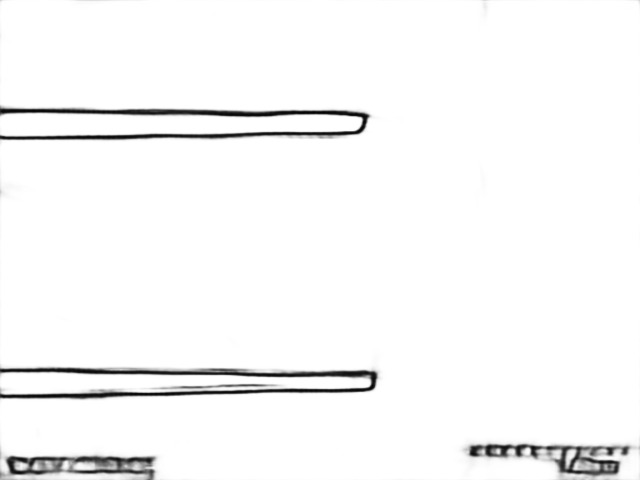
#> input picture BRIND2CLASSIC/fused/1.png, 1280 x 960 px, found by its file name (shown at 1/2 size); its folder holds only this picture in this run
$ python fuse_img.py
#> lines starting #> are read from the running program, lines starting #| are printed output that depends on the picture; after the words box and inside, x2 and y2 are one past the last pixel; in counts of white or black regions, pixels touching at a corner belong together
import cv2
import os
import numpy as np
import glob
from glob import glob
import os

# [68 lines of commented-out code are left out]
def fusemask(mask_dir,images_dir, save_dir, kernel, setting):
#> called with images_dir = '/home/dung/Project/LDC/data', save_dir = '/home/dung/Project/LDC/demo_500', kernel = array of shape (3, 3)
    save_dir_setting = save_dir + '/' + setting
    # os.mkdir(save_dir_setting)
    for i,m in enumerate(os.listdir(mask_dir)):
        print(m)
        mask_path = mask_dir + '/' + m
        img_path = images_dir + '/' + m[:-4] + '.JPG'
        # print(img_path)
        # print(mask_path)
        img_mask = cv2.imread(f"{mask_path}", cv2.COLOR_BGR2GRAY)  # Read image
#> img_mask is the input picture: shape (960, 1280); min 1, max 255, mean 247.2
        # break
        img = cv2.imread(f"{img_path}")
        original = cv2.imread(f"{img_path}")
        # print(img_mask)
        img_mask[img_mask < 220] = 0
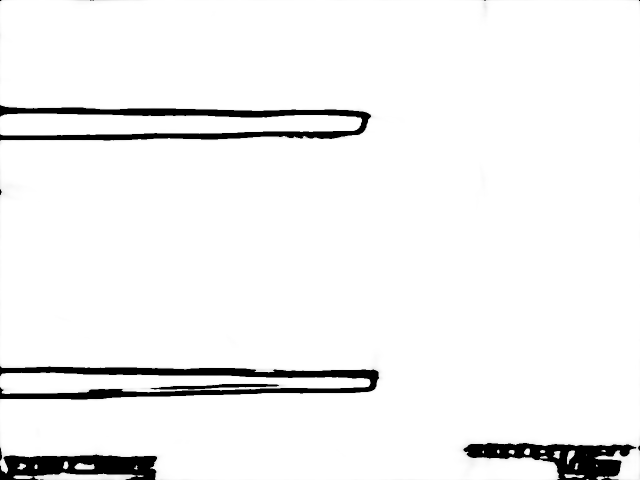
#> img_mask: shape (960, 1280) (shown at 1/2 size); 5.01% of pixels changed, all inside (x1, y1, x2, y2) = (0, 0, 1280, 960)
        img_mask[img_mask >= 220] = 255
#> img_mask: shape (960, 1280); 95% white; 14 black regions (6 under 20 px), largest, box (x1, y1, x2, y2) and area: (0, 733, 758, 799) 18691, (0, 210, 742, 281) 17264, (927, 886, 1273, 960) 12675
        # edge_map[edge_map < 100] = 0
        # edge_map[edge_map >= 100] = 255
        dilate_mask = cv2.dilate(img_mask, kernel, iterations=1)
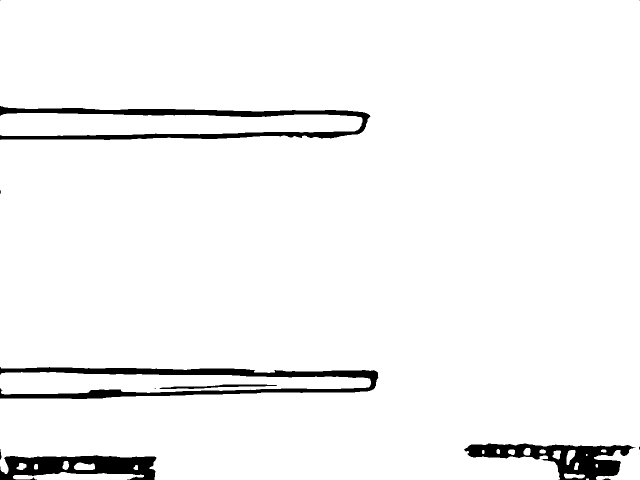
#> dilate_mask: shape (960, 1280) (shown at 1/2 size); 95.8% white; 12 black regions (5 under 20 px), largest, box (x1, y1, x2, y2) and area: (0, 734, 757, 798) 15453, (0, 212, 741, 280) 14110, (928, 887, 1271, 960) 10984
        height, width  = img_mask.shape
#> height = 960; width = 1280
        for i in range(height):
            for j in range(width):
                # Get the pixel values at (i, j)
                # print(edge_map[i,j])
                if dilate_mask[i,j] == 0:
                    img[i,j,0] = 255
                    img[i,j,1] = 0
                    img[i,j,2] = 0
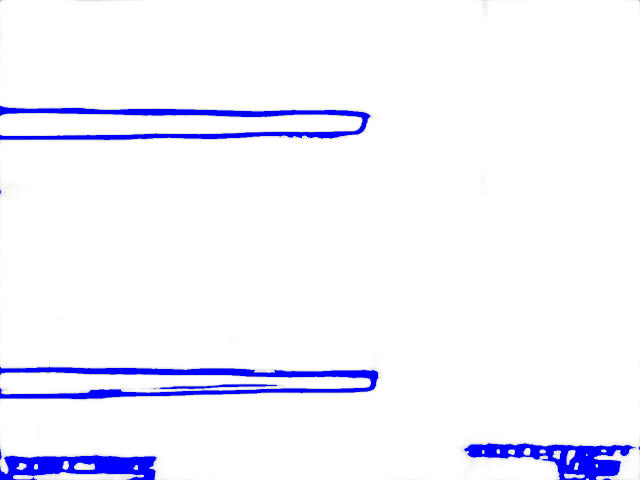
#> img: shape (960, 1280, 3) (shown at 1/2 size); 4.2% of pixels changed, all inside (x1, y1, x2, y2) = (0, 0, 1280, 960)
        im_o = cv2.hconcat([original, img])
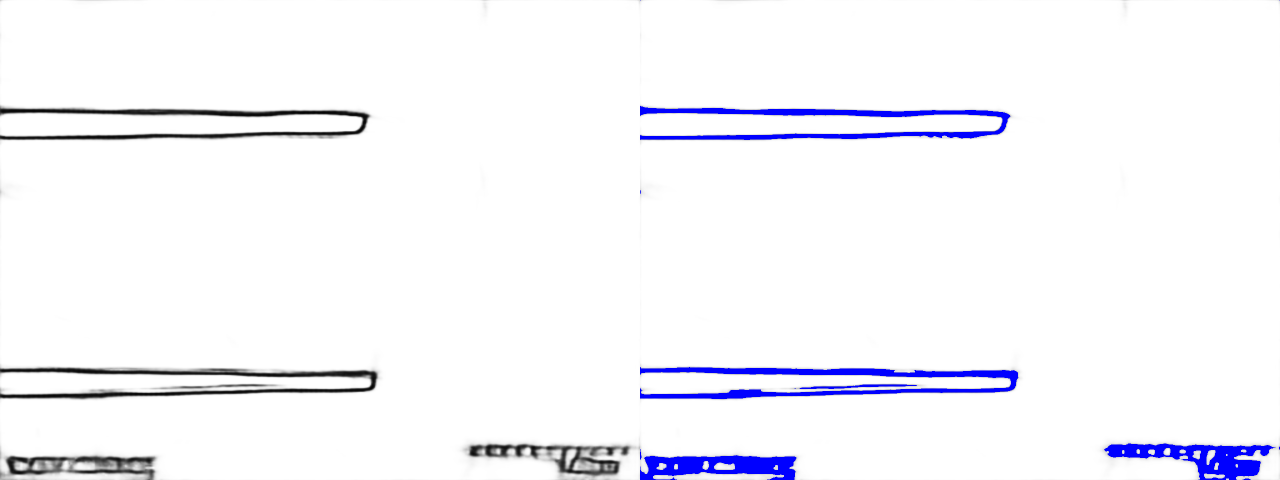
#> im_o: shape (960, 2560, 3) (shown at 1/2 size); mean B, G, R 250.6, 245.3, 245.3
        print(save_dir_setting)
        save_path = save_dir_setting  + '/' + m
        # cv2.imwrite(save_path, im_o)
        cv2.imshow('dilate',img)
        cv2.waitKey(0)
        # dilate_mask = cv2.dilate(thresh_img, kernel, iterations=1)
        # contours, hierarchy = cv2.findContours(dilate_mask, cv2.RETR_LIST,mode)


# [45 lines left out: function post_processing, not called in this run]
        # cv2.imshow('test', im_o)
        # cv2.waitKey(0)
        # cv2.imwrite(save_path, im_o)


if __name__ == "__main__":
    # kernel_cus = np.array([[0,0,0,0,0],[0,0,0,0,0],[0,0,255,0,0],[0,0,0,0,0],[0,0,0,0,0]])
    kernels1 = [np.ones((3,3), np.uint8), np.ones((4,4), np.uint8), np.ones((5,5), np.uint8)]
    model = 'B4Sem' # b4SEM
    modes = [cv2.CHAIN_APPROX_NONE , cv2.CHAIN_APPROX_SIMPLE, cv2.CHAIN_APPROX_TC89_L1,cv2.CHAIN_APPROX_TC89_KCOS]
    thresh = 250
    thickness= [1,2]
    con_threshs = [300,400,500]

    mask_dir = "/home/dung/Project/LDC/result_stage1/check_0805/B8_720_960_m60/fused"
    image_dir = "/home/dung/Project/LDC/data"
    save_dir ="/home/dung/Project/LDC/demo_500"
    # [7 lines of commented-out code are left out]

    line_width = 1
    kernel1 = np.ones((3,3), np.uint8)
    mode = cv2.CHAIN_APPROX_NONE
    con_thresh = 300
    # setting = f'{model}_thickness{line_width}_kernelshape{kernel1.shape}_mode{mode}_{con_thresh}_no_circle_loop'
    setting = f'{model}_kernelshape{kernel1.shape}_fuse_directly_thresh250'
    # setting = f'{model}_thickness{line_width}_nodilate_mode{mode}_{con_thresh}_no_circle_loop'
    # post_processing(mask_dir=mask_dir, images_dir= image_dir,save_dir= save_dir, thresh=thresh, kernel= kernel1,setting=setting,line_width= 1, mode= cv2.CHAIN_APPROX_TC89_L1, con_thresh = con_thresh)
    fusemask(mask_dir=mask_dir, images_dir= image_dir,save_dir= save_dir, kernel= kernel1,setting=setting)

$ run again, on BRIND2CLASSIC/fused/13.png
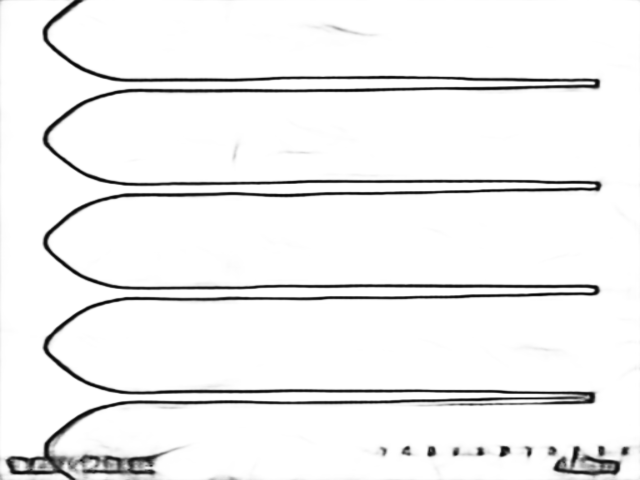
#> input picture BRIND2CLASSIC/fused/13.png, 1280 x 960 px, found by its file name (shown at 1/2 size)
#> in fusemask, img_mask is the input picture: shape (960, 1280); min 1, max 255, mean 241.2
#> dilate_mask: shape (960, 1280); 93.7% white; 24 black regions (10 under 20 px), largest, box (x1, y1, x2, y2) and area: (10, 0, 1204, 960) 69818, (1106, 891, 1244, 956) 4580, (998, 892, 1022, 914) 373
#> after the loop in fusemask, `for i in range(height):`:
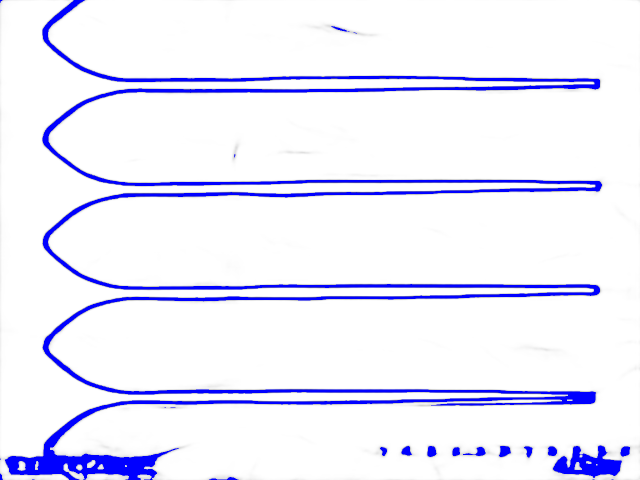
#> img: shape (960, 1280, 3) (shown at 1/2 size); 6.28% of pixels changed, all inside (x1, y1, x2, y2) = (0, 0, 1260, 960)
#> in fusemask, `im_o = cv2.hconcat([original, img])`:
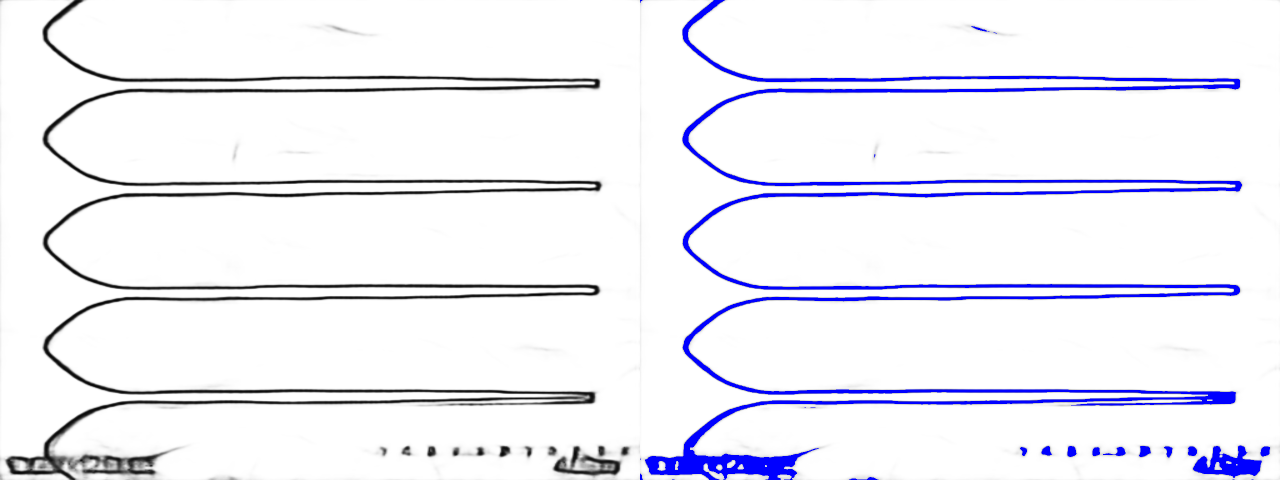
#> im_o: shape (960, 2560, 3) (shown at 1/2 size); mean B, G, R 247.1, 239, 239

$ run again, on BRIND2CLASSIC/fused/14.png
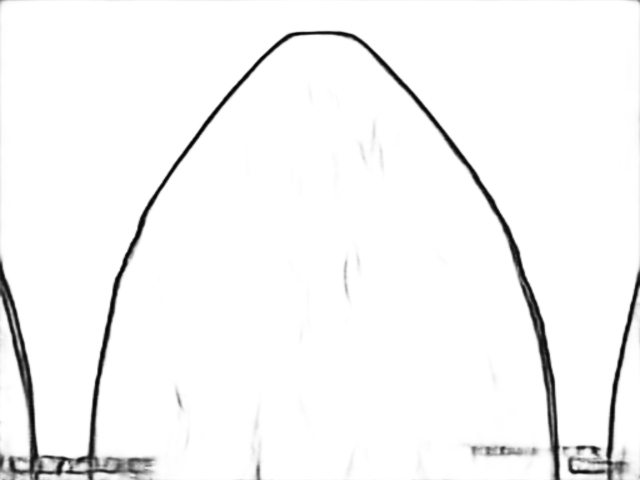
#> input picture BRIND2CLASSIC/fused/14.png, 1280 x 960 px, found by its file name (shown at 1/2 size)
#> in fusemask, img_mask is the input picture: shape (960, 1280); min 1, max 255, mean 246.4
#> dilate_mask: shape (960, 1280); 95.6% white; 16 black regions (5 under 20 px), largest, box (x1, y1, x2, y2) and area: (0, 62, 1122, 960) 42875, (1135, 528, 1280, 960) 8049, (941, 891, 1077, 913) 1957
#> after the loop in fusemask, `for i in range(height):`:
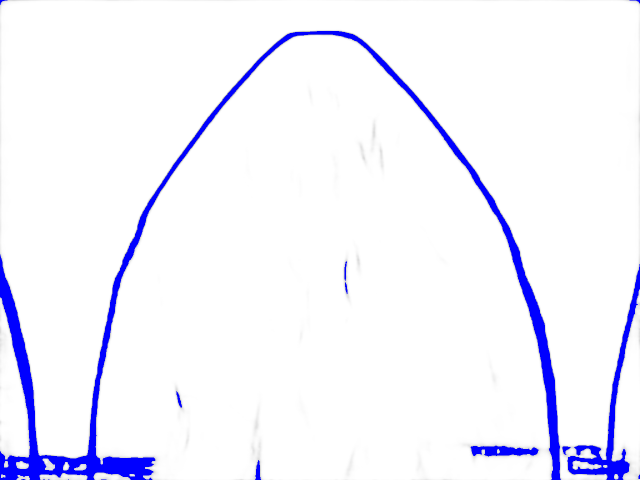
#> img: shape (960, 1280, 3) (shown at 1/2 size); 4.37% of pixels changed, all inside (x1, y1, x2, y2) = (0, 0, 1280, 960)
#> in fusemask, `im_o = cv2.hconcat([original, img])`:
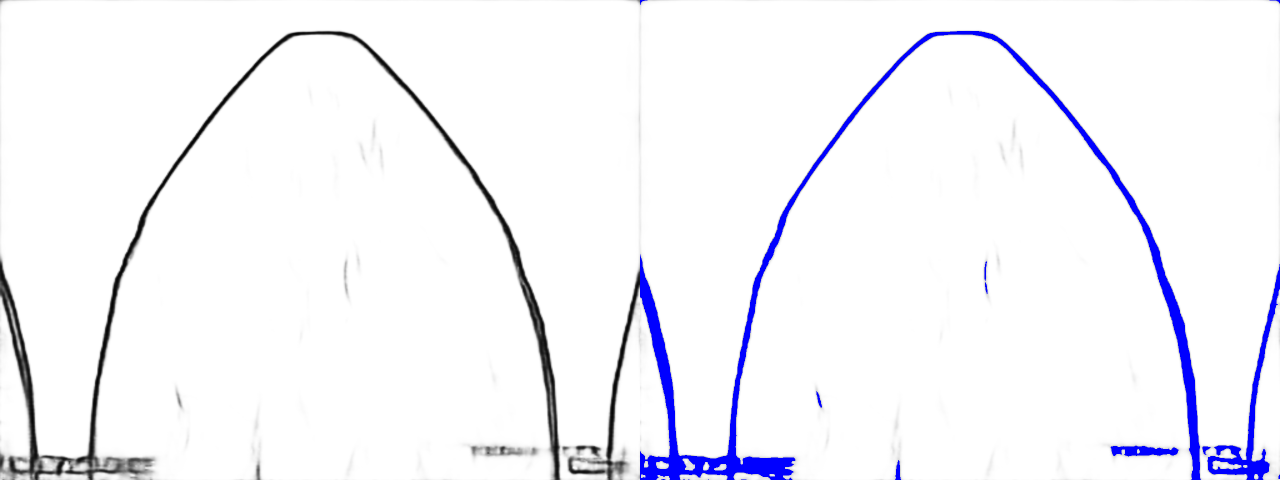
#> im_o: shape (960, 2560, 3) (shown at 1/2 size); mean B, G, R 250.2, 244.6, 244.6

$ run again, on BRIND2CLASSIC/fused/15.png
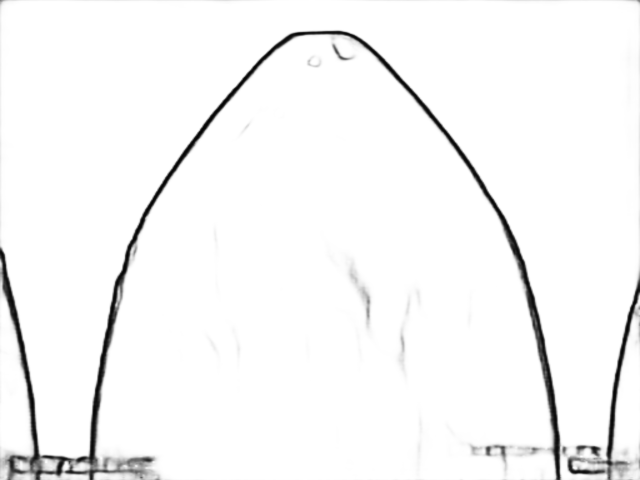
#> input picture BRIND2CLASSIC/fused/15.png, 1280 x 960 px, found by its file name (shown at 1/2 size)
#> in fusemask, img_mask is the input picture: shape (960, 1280); min 2, max 255, mean 246.9
#> dilate_mask: shape (960, 1280); 95.9% white; 24 black regions (11 under 20 px), largest, box (x1, y1, x2, y2) and area: (0, 61, 1134, 960) 40271, (1135, 537, 1280, 960) 7871, (970, 889, 1015, 938) 689
#> after the loop in fusemask, `for i in range(height):`:
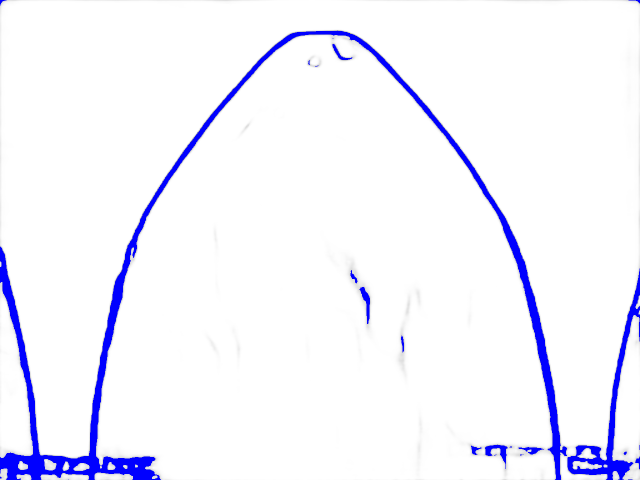
#> img: shape (960, 1280, 3) (shown at 1/2 size); 4.13% of pixels changed, all inside (x1, y1, x2, y2) = (0, 0, 1280, 960)
#> in fusemask, `im_o = cv2.hconcat([original, img])`:
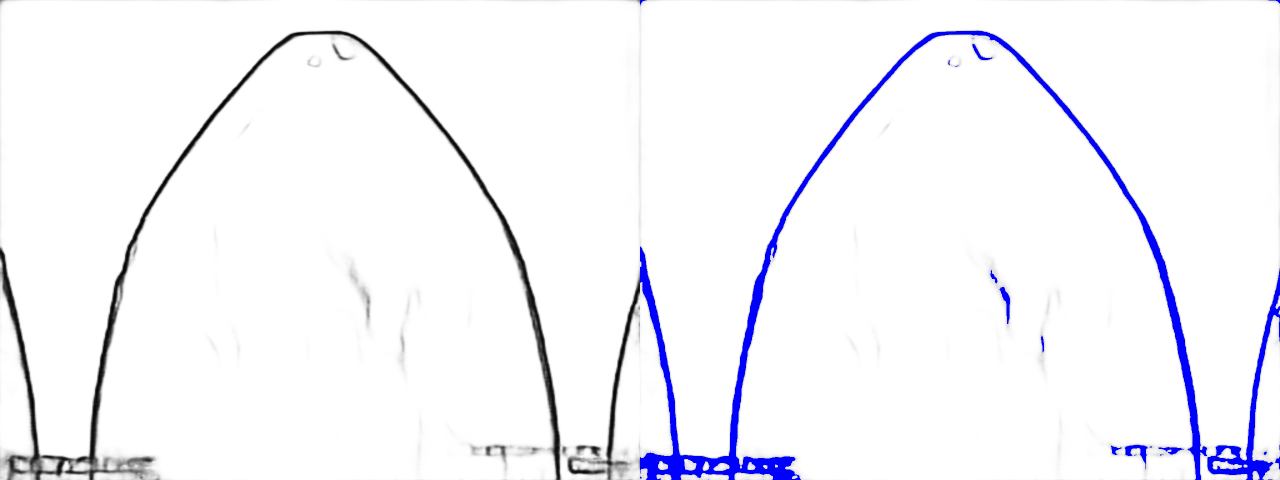
#> im_o: shape (960, 2560, 3) (shown at 1/2 size); mean B, G, R 250.4, 245.1, 245.1

$ run again, on BRIND2CLASSIC/fused/10.png
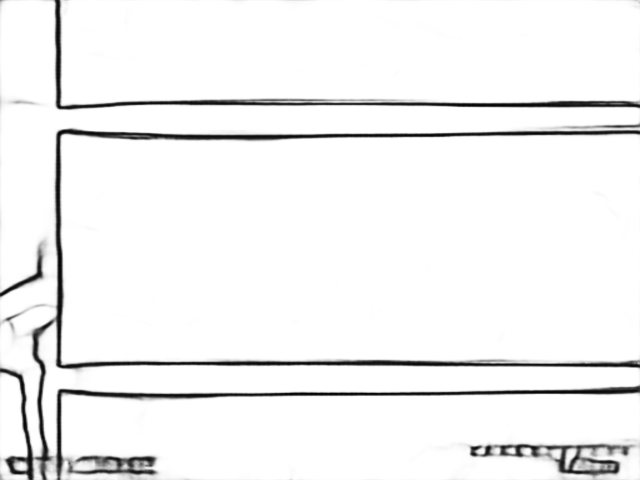
#> input picture BRIND2CLASSIC/fused/10.png, 1280 x 960 px, found by its file name (shown at 1/2 size)
#> in fusemask, img_mask is the input picture: shape (960, 1280); min 1, max 255, mean 242.3
#> dilate_mask: shape (960, 1280); 93.7% white; 18 black regions (7 under 20 px), largest, box (x1, y1, x2, y2) and area: (0, 257, 1280, 960) 51932, (105, 0, 1280, 219) 13164, (939, 887, 1280, 960) 9287
#> in fusemask, `im_o = cv2.hconcat([original, img])`:
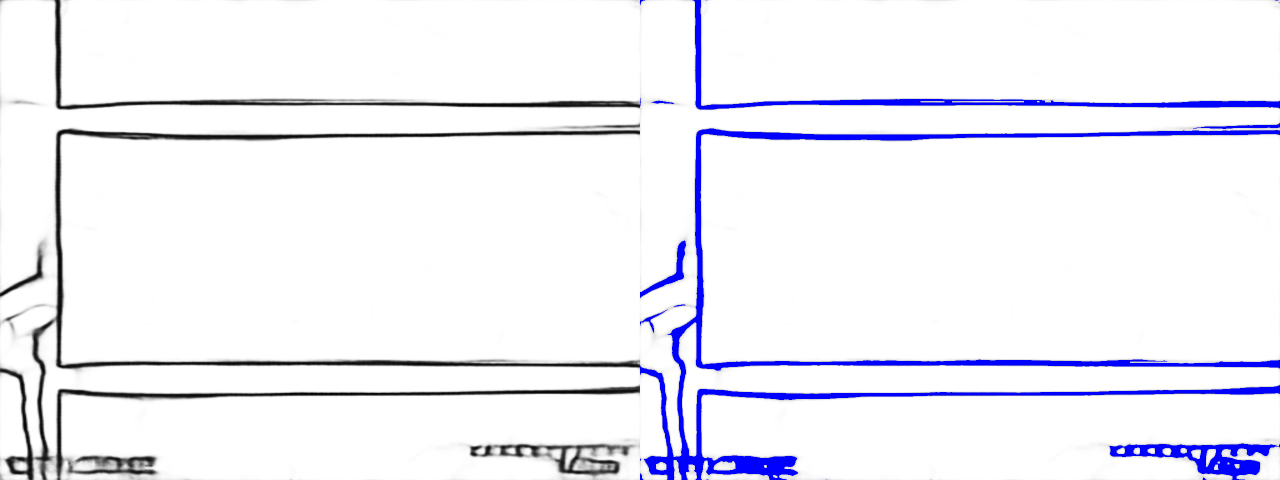
#> im_o: shape (960, 2560, 3) (shown at 1/2 size); mean B, G, R 247.9, 239.8, 239.8
